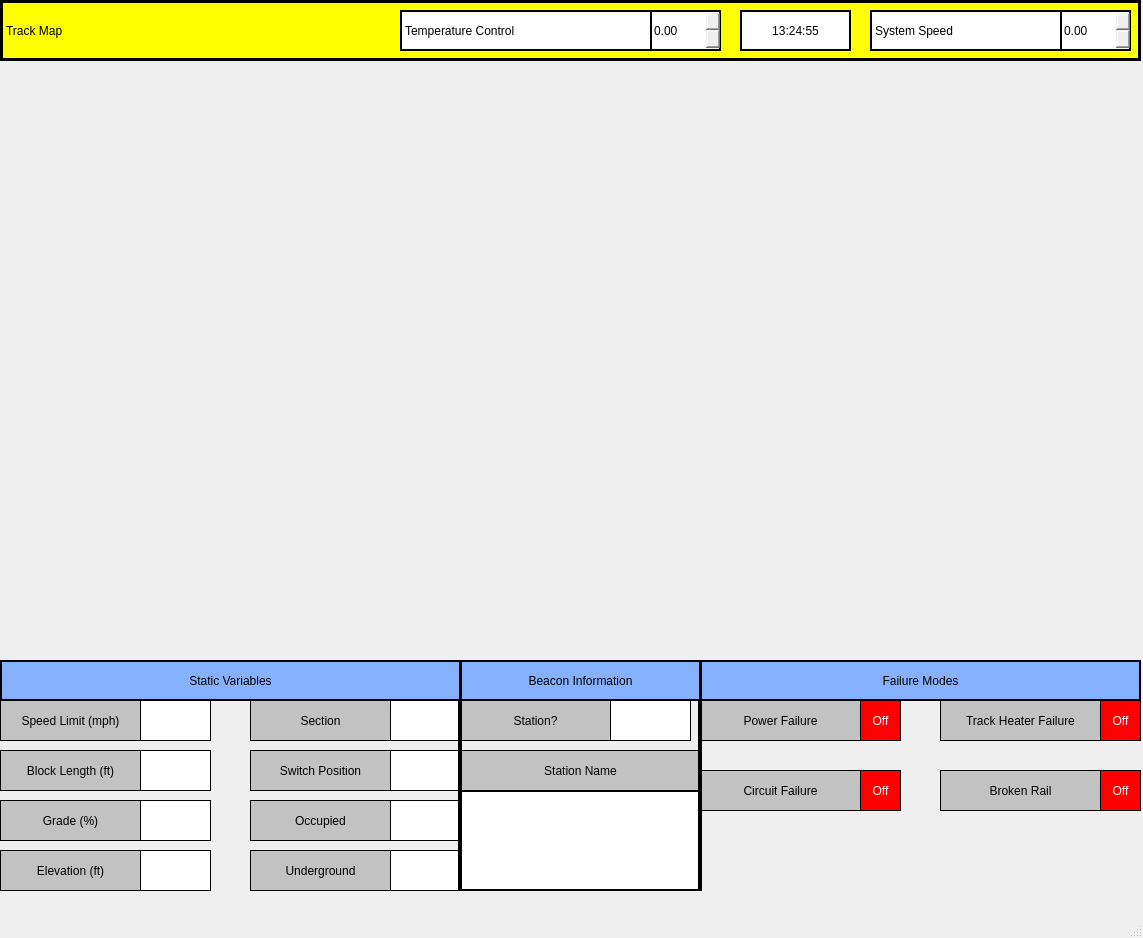
<?xml version="1.0" encoding="UTF-8"?>
<ui version="4.0">
 <class>MainWindow</class>
 <widget class="QMainWindow" name="MainWindow">
  <property name="geometry">
   <rect>
    <x>0</x>
    <y>0</y>
    <width>1143</width>
    <height>938</height>
   </rect>
  </property>
  <property name="windowTitle">
   <string>Track Model</string>
  </property>
  <widget class="QWidget" name="trackmodel_main">
   <widget class="QLabel" name="title">
    <property name="geometry">
     <rect>
      <x>0</x>
      <y>0</y>
      <width>1141</width>
      <height>61</height>
     </rect>
    </property>
    <property name="styleSheet">
     <string notr="true">background-color: rgb(255, 255, 0);

border: 3px solid black;
font: 87 16pt &quot;Arial Black&quot;;</string>
    </property>
    <property name="text">
     <string>Track Map</string>
    </property>
   </widget>
   <widget class="QLabel" name="clock">
    <property name="geometry">
     <rect>
      <x>740</x>
      <y>10</y>
      <width>111</width>
      <height>41</height>
     </rect>
    </property>
    <property name="layoutDirection">
     <enum>Qt::RightToLeft</enum>
    </property>
    <property name="styleSheet">
     <string notr="true">font: 87 14pt &quot;Arial Black&quot;;
border: 2px solid black;
background-color: rgb(255, 255, 255);</string>
    </property>
    <property name="text">
     <string>13:24:55</string>
    </property>
    <property name="alignment">
     <set>Qt::AlignCenter</set>
    </property>
   </widget>
   <widget class="QLabel" name="t_sys_spd">
    <property name="geometry">
     <rect>
      <x>870</x>
      <y>10</y>
      <width>261</width>
      <height>41</height>
     </rect>
    </property>
    <property name="styleSheet">
     <string notr="true">font: 87 14pt &quot;Arial Black&quot;;
border: 2px solid black;
background-color: rgb(255, 255, 255);</string>
    </property>
    <property name="text">
     <string>System Speed</string>
    </property>
   </widget>
   <widget class="QDoubleSpinBox" name="system_speed">
    <property name="geometry">
     <rect>
      <x>1060</x>
      <y>10</y>
      <width>71</width>
      <height>41</height>
     </rect>
    </property>
    <property name="styleSheet">
     <string notr="true">border: 2px solid black;</string>
    </property>
   </widget>
   <widget class="QLabel" name="static_title">
    <property name="geometry">
     <rect>
      <x>0</x>
      <y>660</y>
      <width>461</width>
      <height>41</height>
     </rect>
    </property>
    <property name="styleSheet">
     <string notr="true">font: 87 14pt &quot;Arial Black&quot;;
background-color: rgb(134, 177, 255);
border: 2px solid black;</string>
    </property>
    <property name="text">
     <string>Static Variables</string>
    </property>
    <property name="alignment">
     <set>Qt::AlignCenter</set>
    </property>
   </widget>
   <widget class="QLabel" name="t_spd_limit">
    <property name="geometry">
     <rect>
      <x>0</x>
      <y>700</y>
      <width>141</width>
      <height>41</height>
     </rect>
    </property>
    <property name="styleSheet">
     <string notr="true">background-color: rgb(194, 194, 194);
font: 87 10pt &quot;Arial Black&quot;;
border: 1px solid black;</string>
    </property>
    <property name="text">
     <string>Speed Limit (mph)</string>
    </property>
    <property name="alignment">
     <set>Qt::AlignCenter</set>
    </property>
   </widget>
   <widget class="QLabel" name="t_block_length">
    <property name="geometry">
     <rect>
      <x>0</x>
      <y>750</y>
      <width>141</width>
      <height>41</height>
     </rect>
    </property>
    <property name="styleSheet">
     <string notr="true">background-color: rgb(194, 194, 194);
font: 87 10pt &quot;Arial Black&quot;;
border: 1px solid black;</string>
    </property>
    <property name="text">
     <string>Block Length (ft)</string>
    </property>
    <property name="alignment">
     <set>Qt::AlignCenter</set>
    </property>
   </widget>
   <widget class="QLabel" name="t_grade">
    <property name="geometry">
     <rect>
      <x>0</x>
      <y>800</y>
      <width>141</width>
      <height>41</height>
     </rect>
    </property>
    <property name="styleSheet">
     <string notr="true">background-color: rgb(194, 194, 194);
font: 87 10pt &quot;Arial Black&quot;;
border: 1px solid black;</string>
    </property>
    <property name="text">
     <string>Grade (%)</string>
    </property>
    <property name="alignment">
     <set>Qt::AlignCenter</set>
    </property>
   </widget>
   <widget class="QLabel" name="t_elevation">
    <property name="geometry">
     <rect>
      <x>0</x>
      <y>850</y>
      <width>141</width>
      <height>41</height>
     </rect>
    </property>
    <property name="styleSheet">
     <string notr="true">background-color: rgb(194, 194, 194);
font: 87 10pt &quot;Arial Black&quot;;
border: 1px solid black;</string>
    </property>
    <property name="text">
     <string>Elevation (ft)</string>
    </property>
    <property name="alignment">
     <set>Qt::AlignCenter</set>
    </property>
   </widget>
   <widget class="QLabel" name="speed_limit">
    <property name="geometry">
     <rect>
      <x>140</x>
      <y>700</y>
      <width>71</width>
      <height>41</height>
     </rect>
    </property>
    <property name="styleSheet">
     <string notr="true">font: 87 10pt &quot;Arial Black&quot;;
background-color: rgb(255, 255, 255);
border: 1px solid black;</string>
    </property>
    <property name="text">
     <string/>
    </property>
    <property name="alignment">
     <set>Qt::AlignCenter</set>
    </property>
   </widget>
   <widget class="QLabel" name="block_length">
    <property name="geometry">
     <rect>
      <x>140</x>
      <y>750</y>
      <width>71</width>
      <height>41</height>
     </rect>
    </property>
    <property name="styleSheet">
     <string notr="true">font: 87 9pt &quot;Arial Black&quot;;
background-color: rgb(255, 255, 255);
border: 1px solid black;</string>
    </property>
    <property name="text">
     <string/>
    </property>
    <property name="alignment">
     <set>Qt::AlignCenter</set>
    </property>
   </widget>
   <widget class="QLabel" name="grade">
    <property name="geometry">
     <rect>
      <x>140</x>
      <y>800</y>
      <width>71</width>
      <height>41</height>
     </rect>
    </property>
    <property name="styleSheet">
     <string notr="true">font: 87 10pt &quot;Arial Black&quot;;
background-color: rgb(255, 255, 255);
border: 1px solid black;</string>
    </property>
    <property name="text">
     <string/>
    </property>
    <property name="alignment">
     <set>Qt::AlignCenter</set>
    </property>
   </widget>
   <widget class="QLabel" name="elevation">
    <property name="geometry">
     <rect>
      <x>140</x>
      <y>850</y>
      <width>71</width>
      <height>41</height>
     </rect>
    </property>
    <property name="styleSheet">
     <string notr="true">font: 87 9pt &quot;Arial Black&quot;;
background-color: rgb(255, 255, 255);
border: 1px solid black;</string>
    </property>
    <property name="text">
     <string/>
    </property>
    <property name="alignment">
     <set>Qt::AlignCenter</set>
    </property>
   </widget>
   <widget class="QLabel" name="t_section">
    <property name="geometry">
     <rect>
      <x>250</x>
      <y>700</y>
      <width>141</width>
      <height>41</height>
     </rect>
    </property>
    <property name="styleSheet">
     <string notr="true">background-color: rgb(194, 194, 194);
font: 87 10pt &quot;Arial Black&quot;;
border: 1px solid black;</string>
    </property>
    <property name="text">
     <string>Section</string>
    </property>
    <property name="alignment">
     <set>Qt::AlignCenter</set>
    </property>
   </widget>
   <widget class="QLabel" name="section">
    <property name="geometry">
     <rect>
      <x>390</x>
      <y>700</y>
      <width>71</width>
      <height>41</height>
     </rect>
    </property>
    <property name="styleSheet">
     <string notr="true">font: 87 10pt &quot;Arial Black&quot;;
background-color: rgb(255, 255, 255);
border: 1px solid black;</string>
    </property>
    <property name="text">
     <string/>
    </property>
    <property name="alignment">
     <set>Qt::AlignCenter</set>
    </property>
   </widget>
   <widget class="QLabel" name="t_swtch_pos">
    <property name="geometry">
     <rect>
      <x>250</x>
      <y>750</y>
      <width>141</width>
      <height>41</height>
     </rect>
    </property>
    <property name="styleSheet">
     <string notr="true">background-color: rgb(194, 194, 194);
font: 87 10pt &quot;Arial Black&quot;;
border: 1px solid black;</string>
    </property>
    <property name="text">
     <string>Switch Position</string>
    </property>
    <property name="alignment">
     <set>Qt::AlignCenter</set>
    </property>
   </widget>
   <widget class="QLabel" name="t_occupied">
    <property name="geometry">
     <rect>
      <x>250</x>
      <y>800</y>
      <width>141</width>
      <height>41</height>
     </rect>
    </property>
    <property name="styleSheet">
     <string notr="true">background-color: rgb(194, 194, 194);
font: 87 10pt &quot;Arial Black&quot;;
border: 1px solid black;</string>
    </property>
    <property name="text">
     <string>Occupied</string>
    </property>
    <property name="alignment">
     <set>Qt::AlignCenter</set>
    </property>
   </widget>
   <widget class="QLabel" name="t_undr">
    <property name="geometry">
     <rect>
      <x>250</x>
      <y>850</y>
      <width>141</width>
      <height>41</height>
     </rect>
    </property>
    <property name="styleSheet">
     <string notr="true">background-color: rgb(194, 194, 194);
font: 87 10pt &quot;Arial Black&quot;;
border: 1px solid black;</string>
    </property>
    <property name="text">
     <string>Underground</string>
    </property>
    <property name="alignment">
     <set>Qt::AlignCenter</set>
    </property>
   </widget>
   <widget class="QLabel" name="switch_position">
    <property name="geometry">
     <rect>
      <x>390</x>
      <y>750</y>
      <width>71</width>
      <height>41</height>
     </rect>
    </property>
    <property name="styleSheet">
     <string notr="true">font: 87 10pt &quot;Arial Black&quot;;
background-color: rgb(255, 255, 255);
border: 1px solid black;</string>
    </property>
    <property name="text">
     <string/>
    </property>
    <property name="alignment">
     <set>Qt::AlignCenter</set>
    </property>
   </widget>
   <widget class="QLabel" name="occupancy">
    <property name="geometry">
     <rect>
      <x>390</x>
      <y>800</y>
      <width>71</width>
      <height>41</height>
     </rect>
    </property>
    <property name="styleSheet">
     <string notr="true">font: 87 10pt &quot;Arial Black&quot;;
background-color: rgb(255, 255, 255);
border: 1px solid black;</string>
    </property>
    <property name="text">
     <string/>
    </property>
    <property name="alignment">
     <set>Qt::AlignCenter</set>
    </property>
   </widget>
   <widget class="QLabel" name="underground">
    <property name="geometry">
     <rect>
      <x>390</x>
      <y>850</y>
      <width>71</width>
      <height>41</height>
     </rect>
    </property>
    <property name="styleSheet">
     <string notr="true">font: 87 10pt &quot;Arial Black&quot;;
background-color: rgb(255, 255, 255);
border: 1px solid black;</string>
    </property>
    <property name="text">
     <string/>
    </property>
    <property name="alignment">
     <set>Qt::AlignCenter</set>
    </property>
   </widget>
   <widget class="QLabel" name="static_title_2">
    <property name="geometry">
     <rect>
      <x>460</x>
      <y>660</y>
      <width>241</width>
      <height>41</height>
     </rect>
    </property>
    <property name="styleSheet">
     <string notr="true">font: 87 14pt &quot;Arial Black&quot;;
background-color: rgb(134, 177, 255);
border: 2px solid black;</string>
    </property>
    <property name="text">
     <string>Beacon Information</string>
    </property>
    <property name="alignment">
     <set>Qt::AlignCenter</set>
    </property>
   </widget>
   <widget class="QLabel" name="static_title_3">
    <property name="geometry">
     <rect>
      <x>700</x>
      <y>660</y>
      <width>441</width>
      <height>41</height>
     </rect>
    </property>
    <property name="styleSheet">
     <string notr="true">font: 87 14pt &quot;Arial Black&quot;;
background-color: rgb(134, 177, 255);
border: 2px solid black;</string>
    </property>
    <property name="text">
     <string>Failure Modes</string>
    </property>
    <property name="alignment">
     <set>Qt::AlignCenter</set>
    </property>
   </widget>
   <widget class="Line" name="line">
    <property name="geometry">
     <rect>
      <x>450</x>
      <y>700</y>
      <width>20</width>
      <height>191</height>
     </rect>
    </property>
    <property name="palette">
     <palette>
      <active>
       <colorrole role="Mid">
        <brush brushstyle="SolidPattern">
         <color alpha="255">
          <red>0</red>
          <green>0</green>
          <blue>0</blue>
         </color>
        </brush>
       </colorrole>
      </active>
      <inactive>
       <colorrole role="Mid">
        <brush brushstyle="SolidPattern">
         <color alpha="255">
          <red>0</red>
          <green>0</green>
          <blue>0</blue>
         </color>
        </brush>
       </colorrole>
      </inactive>
      <disabled>
       <colorrole role="Mid">
        <brush brushstyle="SolidPattern">
         <color alpha="255">
          <red>0</red>
          <green>0</green>
          <blue>0</blue>
         </color>
        </brush>
       </colorrole>
      </disabled>
     </palette>
    </property>
    <property name="styleSheet">
     <string notr="true"/>
    </property>
    <property name="frameShadow">
     <enum>QFrame::Raised</enum>
    </property>
    <property name="lineWidth">
     <number>0</number>
    </property>
    <property name="midLineWidth">
     <number>4</number>
    </property>
    <property name="orientation">
     <enum>Qt::Vertical</enum>
    </property>
   </widget>
   <widget class="Line" name="line_2">
    <property name="geometry">
     <rect>
      <x>690</x>
      <y>700</y>
      <width>20</width>
      <height>191</height>
     </rect>
    </property>
    <property name="palette">
     <palette>
      <active>
       <colorrole role="Mid">
        <brush brushstyle="SolidPattern">
         <color alpha="255">
          <red>0</red>
          <green>0</green>
          <blue>0</blue>
         </color>
        </brush>
       </colorrole>
      </active>
      <inactive>
       <colorrole role="Mid">
        <brush brushstyle="SolidPattern">
         <color alpha="255">
          <red>0</red>
          <green>0</green>
          <blue>0</blue>
         </color>
        </brush>
       </colorrole>
      </inactive>
      <disabled>
       <colorrole role="Mid">
        <brush brushstyle="SolidPattern">
         <color alpha="255">
          <red>0</red>
          <green>0</green>
          <blue>0</blue>
         </color>
        </brush>
       </colorrole>
      </disabled>
     </palette>
    </property>
    <property name="styleSheet">
     <string notr="true"/>
    </property>
    <property name="frameShadow">
     <enum>QFrame::Raised</enum>
    </property>
    <property name="lineWidth">
     <number>0</number>
    </property>
    <property name="midLineWidth">
     <number>4</number>
    </property>
    <property name="orientation">
     <enum>Qt::Vertical</enum>
    </property>
   </widget>
   <widget class="QLabel" name="t_station">
    <property name="geometry">
     <rect>
      <x>460</x>
      <y>700</y>
      <width>151</width>
      <height>41</height>
     </rect>
    </property>
    <property name="styleSheet">
     <string notr="true">background-color: rgb(194, 194, 194);
font: 87 10pt &quot;Arial Black&quot;;
border: 1px solid black;</string>
    </property>
    <property name="text">
     <string>Station?</string>
    </property>
    <property name="alignment">
     <set>Qt::AlignCenter</set>
    </property>
   </widget>
   <widget class="QLabel" name="station">
    <property name="geometry">
     <rect>
      <x>610</x>
      <y>700</y>
      <width>81</width>
      <height>41</height>
     </rect>
    </property>
    <property name="styleSheet">
     <string notr="true">font: 87 10pt &quot;Arial Black&quot;;
background-color: rgb(255, 255, 255);
border: 1px solid black;</string>
    </property>
    <property name="text">
     <string/>
    </property>
    <property name="alignment">
     <set>Qt::AlignCenter</set>
    </property>
   </widget>
   <widget class="QLabel" name="t_station_name">
    <property name="geometry">
     <rect>
      <x>460</x>
      <y>750</y>
      <width>241</width>
      <height>41</height>
     </rect>
    </property>
    <property name="styleSheet">
     <string notr="true">background-color: rgb(194, 194, 194);
font: 87 10pt &quot;Arial Black&quot;;
border: 1px solid black;</string>
    </property>
    <property name="text">
     <string>Station Name</string>
    </property>
    <property name="alignment">
     <set>Qt::AlignCenter</set>
    </property>
   </widget>
   <widget class="QLabel" name="station_name">
    <property name="geometry">
     <rect>
      <x>460</x>
      <y>790</y>
      <width>241</width>
      <height>101</height>
     </rect>
    </property>
    <property name="styleSheet">
     <string notr="true">font: 87 11pt &quot;Arial Black&quot;;
background-color: rgb(255, 255, 255);
border: 2px solid black;</string>
    </property>
    <property name="frameShadow">
     <enum>QFrame::Plain</enum>
    </property>
    <property name="text">
     <string/>
    </property>
    <property name="alignment">
     <set>Qt::AlignCenter</set>
    </property>
   </widget>
   <widget class="QLabel" name="t_pwr_fail">
    <property name="geometry">
     <rect>
      <x>700</x>
      <y>700</y>
      <width>161</width>
      <height>41</height>
     </rect>
    </property>
    <property name="styleSheet">
     <string notr="true">background-color: rgb(194, 194, 194);
font: 87 10pt &quot;Arial Black&quot;;
border: 1px solid black;</string>
    </property>
    <property name="text">
     <string>Power Failure</string>
    </property>
    <property name="alignment">
     <set>Qt::AlignCenter</set>
    </property>
   </widget>
   <widget class="QLabel" name="t_circ_fail">
    <property name="geometry">
     <rect>
      <x>700</x>
      <y>770</y>
      <width>161</width>
      <height>41</height>
     </rect>
    </property>
    <property name="styleSheet">
     <string notr="true">background-color: rgb(194, 194, 194);
font: 87 10pt &quot;Arial Black&quot;;
border: 1px solid black;</string>
    </property>
    <property name="text">
     <string>Circuit Failure</string>
    </property>
    <property name="alignment">
     <set>Qt::AlignCenter</set>
    </property>
   </widget>
   <widget class="QLabel" name="t_broke_rail">
    <property name="geometry">
     <rect>
      <x>940</x>
      <y>770</y>
      <width>161</width>
      <height>41</height>
     </rect>
    </property>
    <property name="styleSheet">
     <string notr="true">background-color: rgb(194, 194, 194);
font: 87 10pt &quot;Arial Black&quot;;
border: 1px solid black;</string>
    </property>
    <property name="text">
     <string>Broken Rail</string>
    </property>
    <property name="alignment">
     <set>Qt::AlignCenter</set>
    </property>
   </widget>
   <widget class="QPushButton" name="power_failure">
    <property name="geometry">
     <rect>
      <x>860</x>
      <y>700</y>
      <width>41</width>
      <height>41</height>
     </rect>
    </property>
    <property name="styleSheet">
     <string notr="true">font: 87 10pt &quot;Arial Black&quot;;
background-color: rgb(255, 0, 0);
border: 1px solid black;
color: rgb(255, 255, 255)</string>
    </property>
    <property name="text">
     <string>Off</string>
    </property>
   </widget>
   <widget class="QPushButton" name="broken_rail">
    <property name="geometry">
     <rect>
      <x>1100</x>
      <y>770</y>
      <width>41</width>
      <height>41</height>
     </rect>
    </property>
    <property name="styleSheet">
     <string notr="true">font: 87 10pt &quot;Arial Black&quot;;
background-color: rgb(255, 0, 0);
border: 1px solid black;
color: rgb(255, 255, 255)</string>
    </property>
    <property name="text">
     <string>Off</string>
    </property>
   </widget>
   <widget class="QPushButton" name="circuit_failure">
    <property name="geometry">
     <rect>
      <x>860</x>
      <y>770</y>
      <width>41</width>
      <height>41</height>
     </rect>
    </property>
    <property name="styleSheet">
     <string notr="true">font: 87 10pt &quot;Arial Black&quot;;
background-color: rgb(255, 0, 0);
border: 1px solid black;
color: rgb(255, 255, 255)</string>
    </property>
    <property name="text">
     <string>Off</string>
    </property>
   </widget>
   <widget class="QLabel" name="t_heater_fail">
    <property name="geometry">
     <rect>
      <x>940</x>
      <y>700</y>
      <width>161</width>
      <height>41</height>
     </rect>
    </property>
    <property name="styleSheet">
     <string notr="true">background-color: rgb(194, 194, 194);
font: 87 10pt &quot;Arial Black&quot;;
border: 1px solid black;</string>
    </property>
    <property name="text">
     <string>Track Heater Failure</string>
    </property>
    <property name="alignment">
     <set>Qt::AlignCenter</set>
    </property>
   </widget>
   <widget class="QPushButton" name="track_heater">
    <property name="geometry">
     <rect>
      <x>1100</x>
      <y>700</y>
      <width>41</width>
      <height>41</height>
     </rect>
    </property>
    <property name="styleSheet">
     <string notr="true">font: 87 10pt &quot;Arial Black&quot;;
background-color: rgb(255, 0, 0);
border: 1px solid black;
color: rgb(255, 255, 255)</string>
    </property>
    <property name="text">
     <string>Off</string>
    </property>
   </widget>
   <widget class="QLabel" name="t_temp_control">
    <property name="geometry">
     <rect>
      <x>400</x>
      <y>10</y>
      <width>321</width>
      <height>41</height>
     </rect>
    </property>
    <property name="layoutDirection">
     <enum>Qt::RightToLeft</enum>
    </property>
    <property name="styleSheet">
     <string notr="true">font: 87 14pt &quot;Arial Black&quot;;
border: 2px solid black;
background-color: rgb(255, 255, 255);</string>
    </property>
    <property name="text">
     <string>Temperature Control</string>
    </property>
    <property name="alignment">
     <set>Qt::AlignLeading|Qt::AlignLeft|Qt::AlignVCenter</set>
    </property>
   </widget>
   <widget class="QDoubleSpinBox" name="temp_control">
    <property name="geometry">
     <rect>
      <x>650</x>
      <y>10</y>
      <width>71</width>
      <height>41</height>
     </rect>
    </property>
    <property name="styleSheet">
     <string notr="true">border: 2px solid black;</string>
    </property>
   </widget>
   <zorder>title</zorder>
   <zorder>clock</zorder>
   <zorder>t_sys_spd</zorder>
   <zorder>system_speed</zorder>
   <zorder>static_title</zorder>
   <zorder>t_spd_limit</zorder>
   <zorder>t_block_length</zorder>
   <zorder>t_grade</zorder>
   <zorder>t_elevation</zorder>
   <zorder>speed_limit</zorder>
   <zorder>block_length</zorder>
   <zorder>grade</zorder>
   <zorder>elevation</zorder>
   <zorder>t_section</zorder>
   <zorder>section</zorder>
   <zorder>t_swtch_pos</zorder>
   <zorder>t_occupied</zorder>
   <zorder>t_undr</zorder>
   <zorder>switch_position</zorder>
   <zorder>occupancy</zorder>
   <zorder>underground</zorder>
   <zorder>static_title_2</zorder>
   <zorder>static_title_3</zorder>
   <zorder>t_station</zorder>
   <zorder>station</zorder>
   <zorder>t_station_name</zorder>
   <zorder>station_name</zorder>
   <zorder>t_pwr_fail</zorder>
   <zorder>t_circ_fail</zorder>
   <zorder>t_broke_rail</zorder>
   <zorder>line_2</zorder>
   <zorder>line</zorder>
   <zorder>power_failure</zorder>
   <zorder>broken_rail</zorder>
   <zorder>circuit_failure</zorder>
   <zorder>t_heater_fail</zorder>
   <zorder>track_heater</zorder>
   <zorder>t_temp_control</zorder>
   <zorder>temp_control</zorder>
  </widget>
  <widget class="QMenuBar" name="menubar">
   <property name="geometry">
    <rect>
     <x>0</x>
     <y>0</y>
     <width>1143</width>
     <height>21</height>
    </rect>
   </property>
  </widget>
  <widget class="QStatusBar" name="statusbar"/>
 </widget>
 <resources/>
 <connections/>
</ui>
